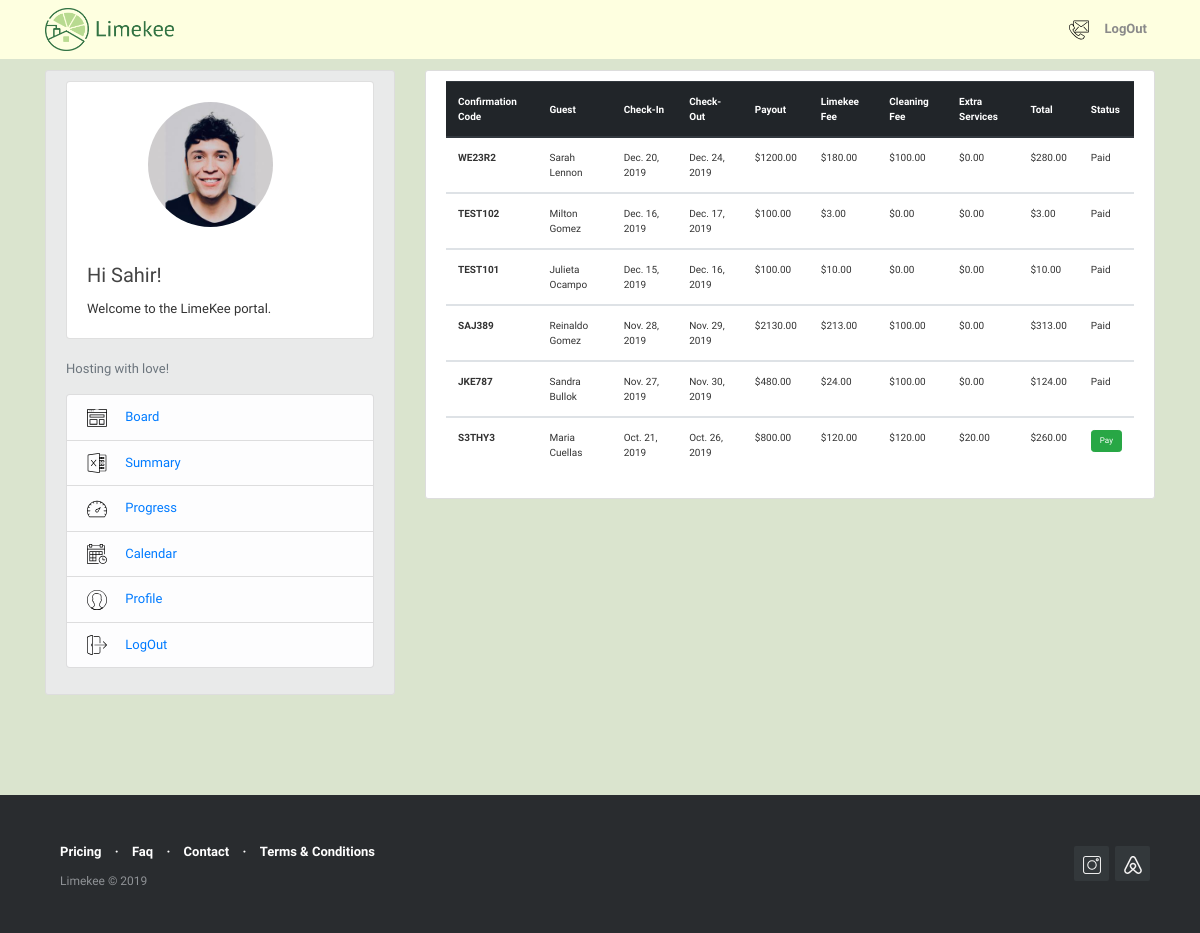
The app's page /reservation/reservations_summary/ (signed in), older data.
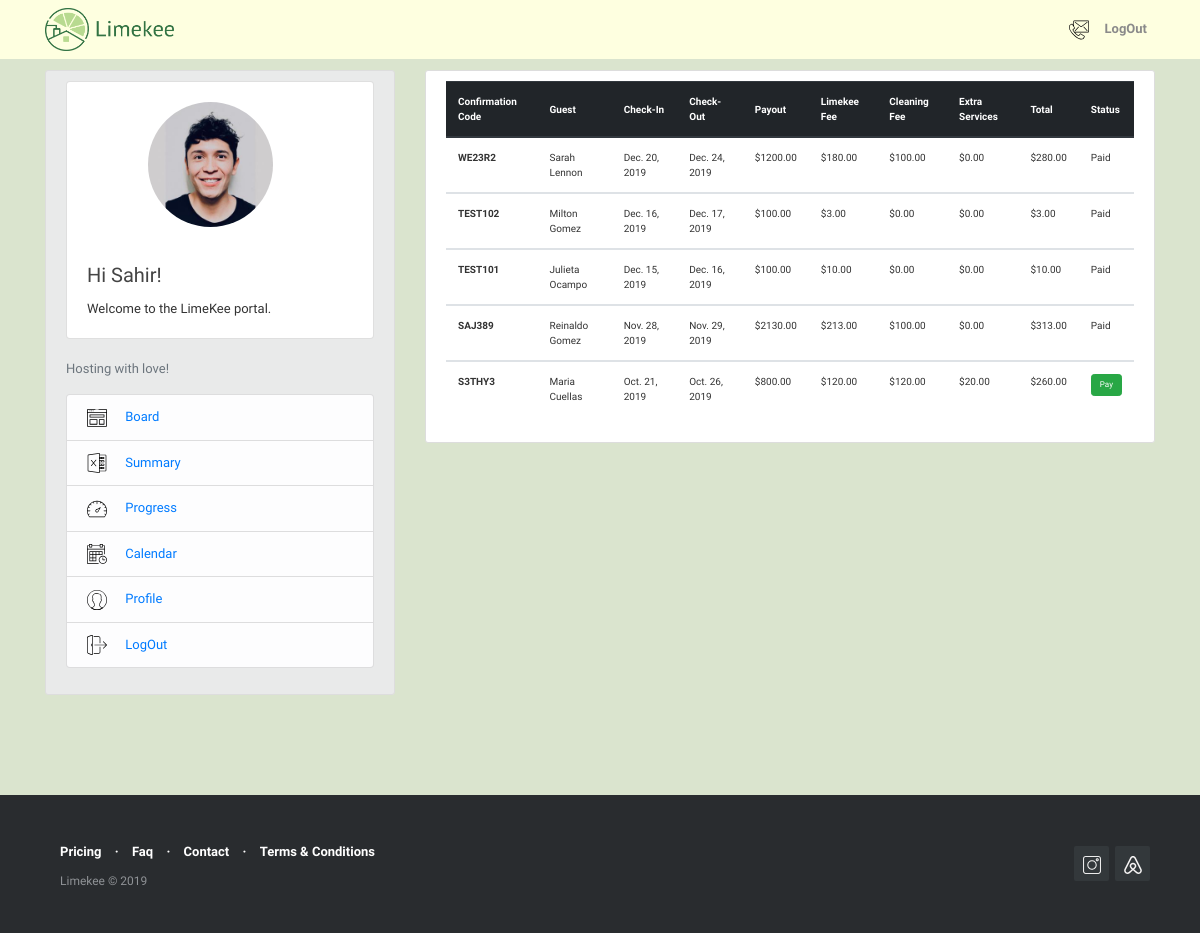
The same page, newer data.
### reservations/models.py (models this page shows, shortened)
class Reservations(models.Model):
    confirmation_code = models.CharField(max_length=12, primary_key=True)
    host = models.ForeignKey(User, on_delete=models.CASCADE)
    guest = models.CharField(max_length=120)
    check_in = models.DateField(default=date.today)
    check_out = models.DateField(default=date.today)
    price = models.DecimalField(decimal_places=2, max_digits=1000)
    limekee_fee = models.DecimalField(decimal_places=2, max_digits=1000, blank=True, null=False, default=0)
    cleaning_fee = models.DecimalField (decimal_places=2, max_digits=1000, blank=True, null=False, default=0)
    extra_fee = models.DecimalField (decimal_places=2, max_digits=1000, blank=True, null=False, default=0)
    total_due = models.DecimalField( decimal_places=2, max_digits=1000, default=0)
    notes = models.TextField(blank=True,null=False)
    paid = models.BooleanField(default=False)
    @property
    def total_due(self):
        return (self.limekee_fee + self.cleaning_fee + self.extra_fee)
    class Meta:
        permissions = [
            ("create_reservation", "Can create new reservation"),
        ]

### reservations/views.py (the view)
# urls.py: path('reservations_summary/', views.summary, name='reservations-summary'),
@login_required()
def summary (request):
    my_user_profile = User.objects.filter(username=request.user).first()
    context = {
        'reservations': Reservations.objects.filter(host=my_user_profile).order_by('-check_in')
        }
    return render(request, 'reservations/reservations_summary.html', context )

### reservations/templates/reservations/reservations_summary.html
{% extends "blog/base.html" %}
{% block content %}
        <div class="col-md-14">
          <div class="content-section">
              <div class="table-responsive" style="font-size: 10px">
              <table class="table table-hover">
                  <thead class="thead-dark">
                      <tr>
                          <th scope="col" class="align-middle">Confirmation Code</th>
                          <th scope="col" class="align-middle">Guest</th>
                          <th scope="col" class="align-middle">Check-In</th>
                          <th scope="col" class="align-middle">Check-Out</th>
                          <th scope="col" class="align-middle">Payout</th>
                          <th scope="col" class="align-middle">Limekee Fee</th>
                          <th scope="col" class="align-middle">Cleaning Fee</th>
                          <th scope="col" class="align-middle">Extra Services</th>
                          <th scope="col" class="align-middle">Total</th>
                          <th scope="col" class="align-middle">Status </th>
                      </tr>
                  </thead>
                  {% for reservation in reservations %}
                  <tbody>
                      <tr>
                          <th scope="row">{{ reservation.confirmation_code }}</th>
                          <td>{{ reservation.guest }}</td>
                          <td>{{ reservation.check_in }}</td>
                          <td>{{ reservation.check_out }}</td>
                          <td>${{ reservation.price }}</td>
                          <td>${{ reservation.limekee_fee }}</td>
                          <td>${{ reservation.cleaning_fee }}</td>
                          <td>${{ reservation.extra_fee }}</td>
                          <td>${{ reservation.total_due }}</td>
                          {% if reservation.paid  %}
                          <td>Paid</td>
                          {% else %}
                          <td>
                              <a href="{% url 'reservation-detail' reservation.pk %}">
                                <button type="button" class="btn btn-success btn-sm" style="font-size:8px">Pay</button>
                              </a>
                          </td>
                          {% endif %}
                     </tr>
                 </tbody>
                 {% endfor %}
             </table>
             </div>
           </div>
         </div>
{% endblock content %}

Row changes from the older to the newer data that the page shows:
removed Reservations: confirmation_code "JKE787", guest "Sandra Bullok", check_in "Nov. 27, 2019", check_out "Nov. 30, 2019", price "480.00", limekee_fee "24.00", cleaning_fee "100.00", extra_fee "0.00", total_due "124.00", paid "Paid"
